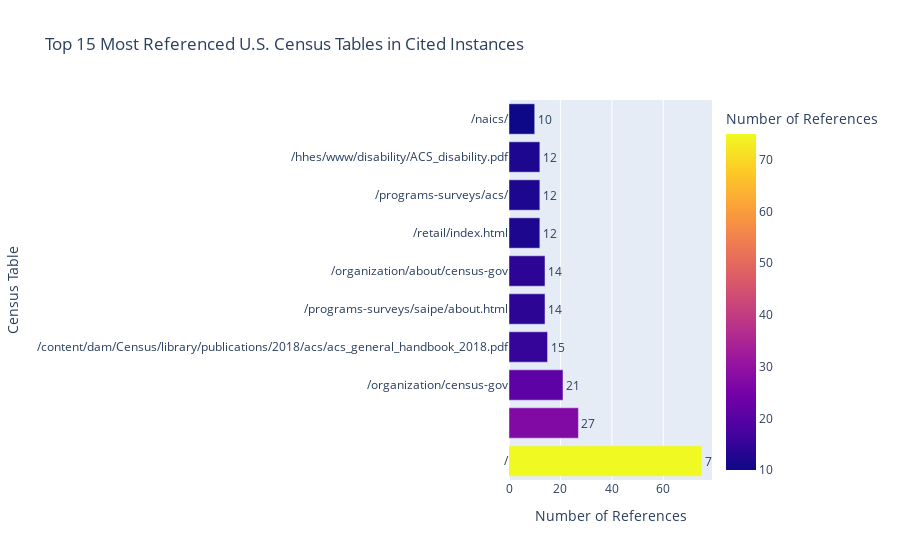

Write notebook code for a chart like this one.
### Code cell
import plotly.express as px
import pandas as pd

# Assuming 'tables' and 'counts' are already defined as lists of table names and counts
# Example: tables = ['Table 1', 'Table 2', ...]
#          counts = [50, 30, ...]
tables, counts = zip(*c_most_common_paths)
# Create a DataFrame from the tables and counts
data = {'Census Table': tables, 'Number of References': counts}
df = pd.DataFrame(data)

# Create an interactive horizontal bar chart
fig = px.bar(df, 
             x='Number of References', 
             y='Census Table', 
             orientation='h',  # Horizontal bars
             title="Top 15 Most Referenced U.S. Census Tables in Cited Instances",
             labels={'Number of References': 'Number of References', 'Census Table': 'Census Table'},
             color='Number of References',  # Color bars based on count
             text='Number of References')  # Show count on hover

# Customize the hover data (you can modify this to include more details)
fig.update_traces(texttemplate='%{text}', textposition='outside')

# Invert the y-axis to show the highest count at the top
fig.update_yaxes(categoryorder='total descending')

# Show the interactive plot
fig.show()

### Figure 1 — Plotly figure (JSON) as saved in the notebook; plotly's stock layout.template omitted (floating-point values rounded to 4 significant figures)
{"data": [{"alignmentgroup": "True", "hovertemplate": "Number of References=%{marker.color}<br>Census Table=%{y}<extra></extra>", "legendgroup": "", "marker": {"color": [75, 27, 21, 15, 14, 14, 12, 12, 12, 10], "coloraxis": "coloraxis", "pattern": {"shape": ""}}, "name": "", "offsetgroup": "", "orientation": "h", "showlegend": false, "text": [75, 27, 21, 15, 14, 14, 12, 12, 12, 10], "textposition": "outside", "texttemplate": "%{text}", "type": "bar", "x": [75, 27, 21, 15, 14, 14, 12, 12, 12, 10], "xaxis": "x", "y": ["/", "", "/organization/census-gov", "/content/dam/Census/library/publications/2018/acs/acs_general_handbook_2018.pdf", "/programs-surveys/saipe/about.html", "/organization/about/census-gov", "/retail/index.html", "/programs-surveys/acs/", "/hhes/www/disability/ACS_disability.pdf", "/naics/"], "yaxis": "y"}], "layout": {"barmode": "relative", "coloraxis": {"colorbar": {"title": {"text": "Number of References"}}, "colorscale": [[0, "#0d0887"], [0.1111, "#46039f"], [0.2222, "#7201a8"], [0.3333, "#9c179e"], [0.4444, "#bd3786"], [0.5556, "#d8576b"], [0.6667, "#ed7953"], [0.7778, "#fb9f3a"], [0.8889, "#fdca26"], [1, "#f0f921"]]}, "legend": {"tracegroupgap": 0}, "title": {"text": "Top 15 Most Referenced U.S. Census Tables in Cited Instances"}, "xaxis": {"anchor": "y", "domain": [0, 1], "title": {"text": "Number of References"}}, "yaxis": {"anchor": "x", "categoryorder": "total descending", "domain": [0, 1], "title": {"text": "Census Table"}}}}
